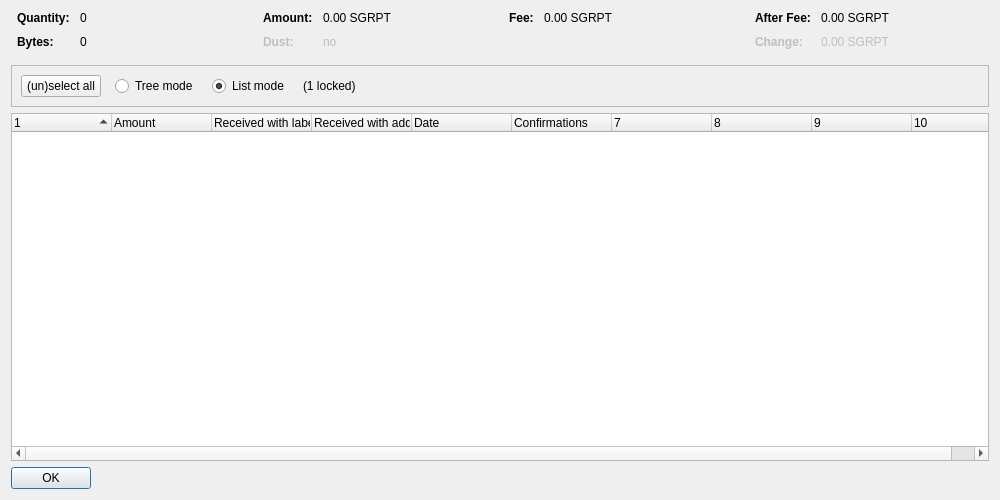
<?xml version="1.0" encoding="UTF-8"?>
<ui version="4.0">
 <class>CoinControlDialog</class>
 <widget class="QDialog" name="CoinControlDialog">
  <property name="geometry">
   <rect>
    <x>0</x>
    <y>0</y>
    <width>1000</width>
    <height>500</height>
   </rect>
  </property>
  <property name="windowTitle">
   <string>Coin Selection</string>
  </property>
  <layout class="QVBoxLayout" name="verticalLayout">
   <item>
    <layout class="QHBoxLayout" name="horizontalLayoutTop" stretch="0,0,0,0">
     <property name="topMargin">
      <number>0</number>
     </property>
     <property name="bottomMargin">
      <number>10</number>
     </property>
     <item>
      <layout class="QFormLayout" name="formLayoutCoinControl1">
       <property name="horizontalSpacing">
        <number>10</number>
       </property>
       <property name="verticalSpacing">
        <number>10</number>
       </property>
       <property name="leftMargin">
        <number>6</number>
       </property>
       <property name="rightMargin">
        <number>6</number>
       </property>
       <item row="0" column="0">
        <widget class="QLabel" name="labelCoinControlQuantityText">
         <property name="font">
          <font>
           <weight>75</weight>
           <bold>true</bold>
          </font>
         </property>
         <property name="text">
          <string>Quantity:</string>
         </property>
        </widget>
       </item>
       <item row="0" column="1">
        <widget class="QLabel" name="labelCoinControlQuantity">
         <property name="cursor">
          <cursorShape>IBeamCursor</cursorShape>
         </property>
         <property name="contextMenuPolicy">
          <enum>Qt::ActionsContextMenu</enum>
         </property>
         <property name="text">
          <string notr="true">0</string>
         </property>
         <property name="textInteractionFlags">
          <set>Qt::LinksAccessibleByMouse|Qt::TextSelectableByKeyboard|Qt::TextSelectableByMouse</set>
         </property>
        </widget>
       </item>
       <item row="1" column="0">
        <widget class="QLabel" name="labelCoinControlBytesText">
         <property name="font">
          <font>
           <weight>75</weight>
           <bold>true</bold>
          </font>
         </property>
         <property name="text">
          <string>Bytes:</string>
         </property>
        </widget>
       </item>
       <item row="1" column="1">
        <widget class="QLabel" name="labelCoinControlBytes">
         <property name="cursor">
          <cursorShape>IBeamCursor</cursorShape>
         </property>
         <property name="contextMenuPolicy">
          <enum>Qt::ActionsContextMenu</enum>
         </property>
         <property name="text">
          <string notr="true">0</string>
         </property>
         <property name="textInteractionFlags">
          <set>Qt::LinksAccessibleByMouse|Qt::TextSelectableByKeyboard|Qt::TextSelectableByMouse</set>
         </property>
        </widget>
       </item>
      </layout>
     </item>
     <item>
      <layout class="QFormLayout" name="formLayoutCoinControl2">
       <property name="horizontalSpacing">
        <number>10</number>
       </property>
       <property name="verticalSpacing">
        <number>10</number>
       </property>
       <property name="leftMargin">
        <number>6</number>
       </property>
       <property name="rightMargin">
        <number>6</number>
       </property>
       <item row="0" column="0">
        <widget class="QLabel" name="labelCoinControlAmountText">
         <property name="font">
          <font>
           <weight>75</weight>
           <bold>true</bold>
          </font>
         </property>
         <property name="text">
          <string>Amount:</string>
         </property>
        </widget>
       </item>
       <item row="0" column="1">
        <widget class="QLabel" name="labelCoinControlAmount">
         <property name="cursor">
          <cursorShape>IBeamCursor</cursorShape>
         </property>
         <property name="contextMenuPolicy">
          <enum>Qt::ActionsContextMenu</enum>
         </property>
         <property name="text">
          <string notr="true">0.00 SGRPT</string>
         </property>
         <property name="textInteractionFlags">
          <set>Qt::LinksAccessibleByMouse|Qt::TextSelectableByKeyboard|Qt::TextSelectableByMouse</set>
         </property>
        </widget>
       </item>
       <item row="1" column="0">
        <widget class="QLabel" name="labelCoinControlLowOutputText">
         <property name="enabled">
          <bool>false</bool>
         </property>
         <property name="font">
          <font>
           <weight>75</weight>
           <bold>true</bold>
          </font>
         </property>
         <property name="text">
          <string>Dust:</string>
         </property>
        </widget>
       </item>
       <item row="1" column="1">
        <widget class="QLabel" name="labelCoinControlLowOutput">
         <property name="enabled">
          <bool>false</bool>
         </property>
         <property name="cursor">
          <cursorShape>IBeamCursor</cursorShape>
         </property>
         <property name="contextMenuPolicy">
          <enum>Qt::ActionsContextMenu</enum>
         </property>
         <property name="text">
          <string notr="true">no</string>
         </property>
         <property name="textInteractionFlags">
          <set>Qt::LinksAccessibleByMouse|Qt::TextSelectableByKeyboard|Qt::TextSelectableByMouse</set>
         </property>
        </widget>
       </item>
      </layout>
     </item>
     <item>
      <layout class="QFormLayout" name="formLayoutCoinControl3">
       <property name="horizontalSpacing">
        <number>10</number>
       </property>
       <property name="verticalSpacing">
        <number>10</number>
       </property>
       <property name="leftMargin">
        <number>6</number>
       </property>
       <property name="rightMargin">
        <number>6</number>
       </property>
       <item row="0" column="0">
        <widget class="QLabel" name="labelCoinControlFeeText">
         <property name="font">
          <font>
           <weight>75</weight>
           <bold>true</bold>
          </font>
         </property>
         <property name="text">
          <string>Fee:</string>
         </property>
        </widget>
       </item>
       <item row="0" column="1">
        <widget class="QLabel" name="labelCoinControlFee">
         <property name="cursor">
          <cursorShape>IBeamCursor</cursorShape>
         </property>
         <property name="contextMenuPolicy">
          <enum>Qt::ActionsContextMenu</enum>
         </property>
         <property name="text">
          <string notr="true">0.00 SGRPT</string>
         </property>
         <property name="textInteractionFlags">
          <set>Qt::LinksAccessibleByMouse|Qt::TextSelectableByKeyboard|Qt::TextSelectableByMouse</set>
         </property>
        </widget>
       </item>
      </layout>
     </item>
     <item>
      <layout class="QFormLayout" name="formLayoutCoinControl4">
       <property name="horizontalSpacing">
        <number>10</number>
       </property>
       <property name="verticalSpacing">
        <number>10</number>
       </property>
       <property name="leftMargin">
        <number>6</number>
       </property>
       <property name="rightMargin">
        <number>6</number>
       </property>
       <item row="0" column="0">
        <widget class="QLabel" name="labelCoinControlAfterFeeText">
         <property name="font">
          <font>
           <weight>75</weight>
           <bold>true</bold>
          </font>
         </property>
         <property name="text">
          <string>After Fee:</string>
         </property>
        </widget>
       </item>
       <item row="0" column="1">
        <widget class="QLabel" name="labelCoinControlAfterFee">
         <property name="cursor">
          <cursorShape>IBeamCursor</cursorShape>
         </property>
         <property name="contextMenuPolicy">
          <enum>Qt::ActionsContextMenu</enum>
         </property>
         <property name="text">
          <string notr="true">0.00 SGRPT</string>
         </property>
         <property name="textInteractionFlags">
          <set>Qt::LinksAccessibleByMouse|Qt::TextSelectableByKeyboard|Qt::TextSelectableByMouse</set>
         </property>
        </widget>
       </item>
       <item row="1" column="0">
        <widget class="QLabel" name="labelCoinControlChangeText">
         <property name="enabled">
          <bool>false</bool>
         </property>
         <property name="font">
          <font>
           <weight>75</weight>
           <bold>true</bold>
          </font>
         </property>
         <property name="text">
          <string>Change:</string>
         </property>
        </widget>
       </item>
       <item row="1" column="1">
        <widget class="QLabel" name="labelCoinControlChange">
         <property name="enabled">
          <bool>false</bool>
         </property>
         <property name="cursor">
          <cursorShape>IBeamCursor</cursorShape>
         </property>
         <property name="contextMenuPolicy">
          <enum>Qt::ActionsContextMenu</enum>
         </property>
         <property name="text">
          <string notr="true">0.00 SGRPT</string>
         </property>
         <property name="textInteractionFlags">
          <set>Qt::LinksAccessibleByMouse|Qt::TextSelectableByKeyboard|Qt::TextSelectableByMouse</set>
         </property>
        </widget>
       </item>
      </layout>
     </item>
    </layout>
   </item>
   <item>
    <widget class="QFrame" name="frame">
     <property name="minimumSize">
      <size>
       <width>0</width>
       <height>40</height>
      </size>
     </property>
     <property name="frameShape">
      <enum>QFrame::StyledPanel</enum>
     </property>
     <property name="frameShadow">
      <enum>QFrame::Sunken</enum>
     </property>
     <layout class="QHBoxLayout" name="horizontalLayout">
      <item>
       <layout class="QHBoxLayout" name="horizontalLayoutPanel" stretch="0,0,0,0,0">
        <property name="spacing">
         <number>14</number>
        </property>
        <item>
         <widget class="QPushButton" name="pushButtonSelectAll">
          <property name="sizePolicy">
           <sizepolicy hsizetype="Maximum" vsizetype="Fixed">
            <horstretch>0</horstretch>
            <verstretch>0</verstretch>
           </sizepolicy>
          </property>
          <property name="text">
           <string>(un)select all</string>
          </property>
          <property name="autoDefault">
           <bool>false</bool>
          </property>
         </widget>
        </item>
        <item>
         <widget class="QRadioButton" name="radioTreeMode">
          <property name="sizePolicy">
           <sizepolicy hsizetype="Maximum" vsizetype="Fixed">
            <horstretch>0</horstretch>
            <verstretch>0</verstretch>
           </sizepolicy>
          </property>
          <property name="text">
           <string>Tree mode</string>
          </property>
         </widget>
        </item>
        <item>
         <widget class="QRadioButton" name="radioListMode">
          <property name="sizePolicy">
           <sizepolicy hsizetype="Maximum" vsizetype="Fixed">
            <horstretch>0</horstretch>
            <verstretch>0</verstretch>
           </sizepolicy>
          </property>
          <property name="text">
           <string>List mode</string>
          </property>
          <property name="checked">
           <bool>true</bool>
          </property>
         </widget>
        </item>
        <item>
         <widget class="QLabel" name="labelLocked">
          <property name="text">
           <string notr="true">(1 locked)</string>
          </property>
         </widget>
        </item>
        <item>
         <spacer name="horizontalSpacer">
          <property name="orientation">
           <enum>Qt::Horizontal</enum>
          </property>
          <property name="sizeHint" stdset="0">
           <size>
            <width>40</width>
            <height>20</height>
           </size>
          </property>
         </spacer>
        </item>
       </layout>
      </item>
     </layout>
    </widget>
   </item>
   <item>
    <widget class="CoinControlTreeWidget" name="treeWidget">
     <property name="contextMenuPolicy">
      <enum>Qt::CustomContextMenu</enum>
     </property>
     <property name="sortingEnabled">
      <bool>false</bool>
     </property>
     <property name="columnCount">
      <number>10</number>
     </property>
     <attribute name="headerShowSortIndicator" stdset="0">
      <bool>true</bool>
     </attribute>
     <attribute name="headerStretchLastSection">
      <bool>false</bool>
     </attribute>
     <column>
      <property name="text">
       <string/>
      </property>
     </column>
     <column>
      <property name="text">
       <string>Amount</string>
      </property>
     </column>
     <column>
      <property name="text">
       <string>Received with label</string>
      </property>
     </column>
     <column>
      <property name="text">
       <string>Received with address</string>
      </property>
     </column>
     <column>
      <property name="text">
       <string>Date</string>
      </property>
     </column>
     <column>
      <property name="text">
       <string>Confirmations</string>
      </property>
      <property name="toolTip">
       <string>Confirmed</string>
      </property>
     </column>
     <column>
      <property name="text">
       <string/>
      </property>
     </column>
     <column>
      <property name="text">
       <string/>
      </property>
     </column>
     <column>
      <property name="text">
       <string/>
      </property>
     </column>
     <column>
      <property name="text">
       <string/>
      </property>
     </column>
    </widget>
   </item>
   <item>
    <widget class="QDialogButtonBox" name="buttonBox">
     <property name="sizePolicy">
      <sizepolicy hsizetype="Maximum" vsizetype="Fixed">
       <horstretch>0</horstretch>
       <verstretch>0</verstretch>
      </sizepolicy>
     </property>
     <property name="orientation">
      <enum>Qt::Horizontal</enum>
     </property>
     <property name="standardButtons">
      <set>QDialogButtonBox::Ok</set>
     </property>
    </widget>
   </item>
  </layout>
 </widget>
 <customwidgets>
  <customwidget>
   <class>CoinControlTreeWidget</class>
   <extends>QTreeWidget</extends>
   <header>coincontroltreewidget.h</header>
  </customwidget>
 </customwidgets>
 <resources/>
 <connections/>
</ui>
